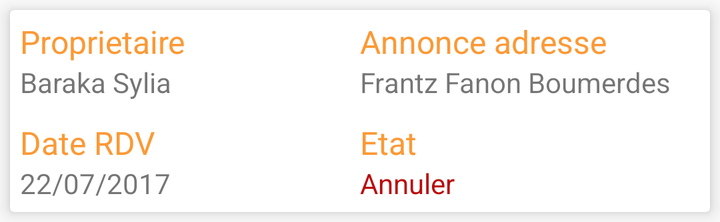
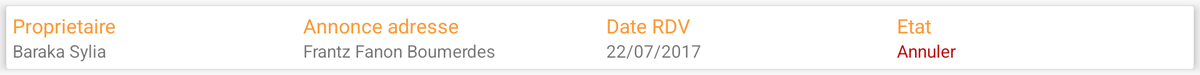

The same Android screen from two of the app's own layout files: first res/layout/ as a phone draws it, then the repository's variant for another configuration, drawn on a device whose configuration selects that folder. Both files follow.
<!-- AndroidManifest.xml: application theme AppTheme.NoActionBar -->
<!-- res/layout/layout_rdv.xml -->
<?xml version="1.0" encoding="utf-8"?>
<LinearLayout xmlns:android="http://schemas.android.com/apk/res/android"
    xmlns:app="http://schemas.android.com/apk/res-auto"
    android:layout_width="match_parent"
    android:layout_height="wrap_content"
    android:orientation="vertical">

    <android.support.v7.widget.CardView
        android:layout_width="match_parent"
        android:layout_height="wrap_content"
        android:layout_margin="5dp"
        android:padding="5dp"
        app:cardElevation="5dp">

        <LinearLayout
            android:layout_width="match_parent"
            android:layout_height="wrap_content"
            android:orientation="vertical">

            <LinearLayout
                android:layout_width="match_parent"
                android:layout_height="0dp"
                android:layout_weight="1"
                android:orientation="horizontal"
                android:padding="5dp">

                <LinearLayout
                    android:layout_width="0dp"
                    android:layout_height="wrap_content"
                    android:layout_weight="1"
                    android:orientation="vertical">

                    <TextView
                        android:id="@+id/textView6"
                        android:layout_width="match_parent"
                        android:layout_height="wrap_content"
                        android:text="Proprietaire"
                        android:textColor="@color/colorAccent"
                        android:textSize="16sp" />

                    <TextView
                        android:id="@+id/textView7"
                        android:layout_width="match_parent"
                        android:layout_height="wrap_content"
                        android:text="Baraka Sylia" />
                </LinearLayout>

                <LinearLayout
                    android:layout_width="0dp"
                    android:layout_height="wrap_content"
                    android:layout_weight="1"
                    android:orientation="vertical">

                    <TextView
                        android:id="@+id/textView8"
                        android:layout_width="match_parent"
                        android:layout_height="wrap_content"
                        android:text="Annonce adresse"
                        android:textColor="@color/colorAccent"
                        android:textSize="16sp" />

                    <TextView
                        android:id="@+id/textView9"
                        android:layout_width="match_parent"
                        android:layout_height="wrap_content"
                        android:text="Frantz Fanon Boumerdes" />
                </LinearLayout>
            </LinearLayout>

            <LinearLayout
                android:layout_width="match_parent"
                android:layout_height="0dp"
                android:layout_weight="1"
                android:orientation="horizontal"
                android:padding="5dp">

                <LinearLayout
                    android:layout_width="match_parent"
                    android:layout_height="wrap_content"
                    android:layout_weight="1"
                    android:orientation="vertical">

                    <TextView
                        android:id="@+id/textView10"
                        android:layout_width="match_parent"
                        android:layout_height="wrap_content"
                        android:text="Date RDV"
                        android:textColor="@color/colorAccent"
                        android:textSize="16sp" />

                    <TextView
                        android:id="@+id/textView11"
                        android:layout_width="match_parent"
                        android:layout_height="wrap_content"
                        android:text="22/07/2017" />
                </LinearLayout>

                <LinearLayout
                    android:layout_width="match_parent"
                    android:layout_height="wrap_content"
                    android:layout_weight="1"
                    android:orientation="vertical">

                    <TextView
                        android:id="@+id/textView12"
                        android:layout_width="match_parent"
                        android:layout_height="wrap_content"
                        android:text="Etat"
                        android:textColor="@color/colorAccent"
                        android:textSize="16sp" />

                    <TextView
                        android:id="@+id/rdvUserEtat"
                        android:layout_width="match_parent"
                        android:layout_height="wrap_content"
                        android:text="Annuler"
                        android:textColor="@color/colorPrimary" />
                </LinearLayout>
            </LinearLayout>
        </LinearLayout>

    </android.support.v7.widget.CardView>
</LinearLayout>
<!-- resources referenced by this layout -->
<resources>
  <color name="colorAccent">#FB9935</color>
  <color name="colorPrimary">#B90B0B</color>
  <style name="AppTheme.NoActionBar">
          <item name="windowActionBar">false</item>
          <item name="windowNoTitle">true</item>
      </style>
</resources>
<!-- res/layout-w900dp/layout_rdv.xml (the repository's variant of the layout above) -->
<!-- drawn on a 7-inch tablet turned sideways -->
<?xml version="1.0" encoding="utf-8"?>
<LinearLayout xmlns:android="http://schemas.android.com/apk/res/android"
    xmlns:app="http://schemas.android.com/apk/res-auto"
    android:layout_width="match_parent"
    android:layout_height="wrap_content"
    android:orientation="vertical">

    <android.support.v7.widget.CardView
        android:layout_width="match_parent"
        android:layout_height="wrap_content"
        android:layout_margin="5dp"
        android:padding="5dp"
        app:cardElevation="5dp">

        <LinearLayout
            android:layout_width="match_parent"
            android:layout_height="wrap_content"
            android:orientation="horizontal">

            <LinearLayout
                android:layout_width="0dp"
                android:layout_height="match_parent"
                android:layout_weight="1"
                android:orientation="horizontal"
                android:padding="5dp">

                <LinearLayout
                    android:layout_width="0dp"
                    android:layout_height="wrap_content"
                    android:layout_weight="1"
                    android:orientation="vertical">

                    <TextView
                        android:id="@+id/textView6"
                        android:layout_width="match_parent"
                        android:layout_height="wrap_content"
                        android:text="Proprietaire"
                        android:textColor="@color/colorAccent"
                        android:textSize="16sp" />

                    <TextView
                        android:id="@+id/textView7"
                        android:layout_width="match_parent"
                        android:layout_height="wrap_content"
                        android:text="Baraka Sylia" />
                </LinearLayout>

                <LinearLayout
                    android:layout_width="0dp"
                    android:layout_height="wrap_content"
                    android:layout_weight="1"
                    android:orientation="vertical">

                    <TextView
                        android:id="@+id/textView8"
                        android:layout_width="match_parent"
                        android:layout_height="wrap_content"
                        android:text="Annonce adresse"
                        android:textColor="@color/colorAccent"
                        android:textSize="16sp" />

                    <TextView
                        android:id="@+id/textView9"
                        android:layout_width="match_parent"
                        android:layout_height="wrap_content"
                        android:text="Frantz Fanon Boumerdes" />
                </LinearLayout>
            </LinearLayout>

            <LinearLayout
                android:layout_width="0dp"
                android:layout_height="match_parent"
                android:layout_weight="1"
                android:orientation="horizontal"
                android:padding="5dp">

                <LinearLayout
                    android:layout_width="match_parent"
                    android:layout_height="wrap_content"
                    android:layout_weight="1"
                    android:orientation="vertical">

                    <TextView
                        android:id="@+id/textView10"
                        android:layout_width="match_parent"
                        android:layout_height="wrap_content"
                        android:text="Date RDV"
                        android:textColor="@color/colorAccent"
                        android:textSize="16sp" />

                    <TextView
                        android:id="@+id/textView11"
                        android:layout_width="match_parent"
                        android:layout_height="wrap_content"
                        android:text="22/07/2017" />
                </LinearLayout>

                <LinearLayout
                    android:layout_width="match_parent"
                    android:layout_height="wrap_content"
                    android:layout_weight="1"
                    android:orientation="vertical">

                    <TextView
                        android:id="@+id/textView12"
                        android:layout_width="match_parent"
                        android:layout_height="wrap_content"
                        android:text="Etat"
                        android:textColor="@color/colorAccent"
                        android:textSize="16sp" />

                    <TextView
                        android:id="@+id/rdvUserEtat"
                        android:layout_width="match_parent"
                        android:layout_height="wrap_content"
                        android:text="Annuler"
                        android:textColor="@color/colorPrimary" />
                </LinearLayout>
            </LinearLayout>
        </LinearLayout>

    </android.support.v7.widget.CardView>
</LinearLayout>
